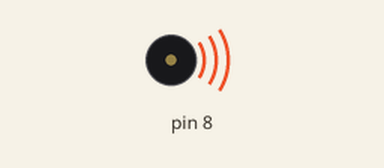
Recording of a sketch running on a simulated Arduino Uno, built with avr-gcc and run on an emulated ATmega328P. Shown: buzzer (waves = sounding).

Above: at 0.2 s.
At 8.2 s:
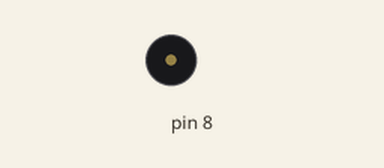
Timing chart, 0 to 13.0 s (numbered marks = the images above):
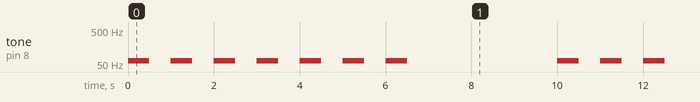

Measured:
- by itself, tone on pin 8: repeats every 10.0 s: 6 × (silent 0.50 s, 62 Hz 0.50 s), silent 3.5 s, 62 Hz 0.50 s

The sketch:

passive_buzzer_TwinkleTwinkle.ino
```cpp
//www.elegoo.com
//2016.12.08

#include "pitches.h"

// notes in the melody:
int melody[] = {
  NOTE_B1, NOTE_B1, NOTE_B1, NOTE_B1, NOTE_B1, NOTE_B1, NOTE_B1};
int duration = 500;  // 500 miliseconds

void setup() {

}

void loop() {
  for (int thisNote = 0; thisNote < 8; thisNote++) {
    // pin8 output the voice, every scale is 0.5 sencond
    tone(8, melody[thisNote], duration);

    // Output the voice after several minutes
    delay(1000);
  }

  // restart after two seconds
  delay(2000);
}
```
